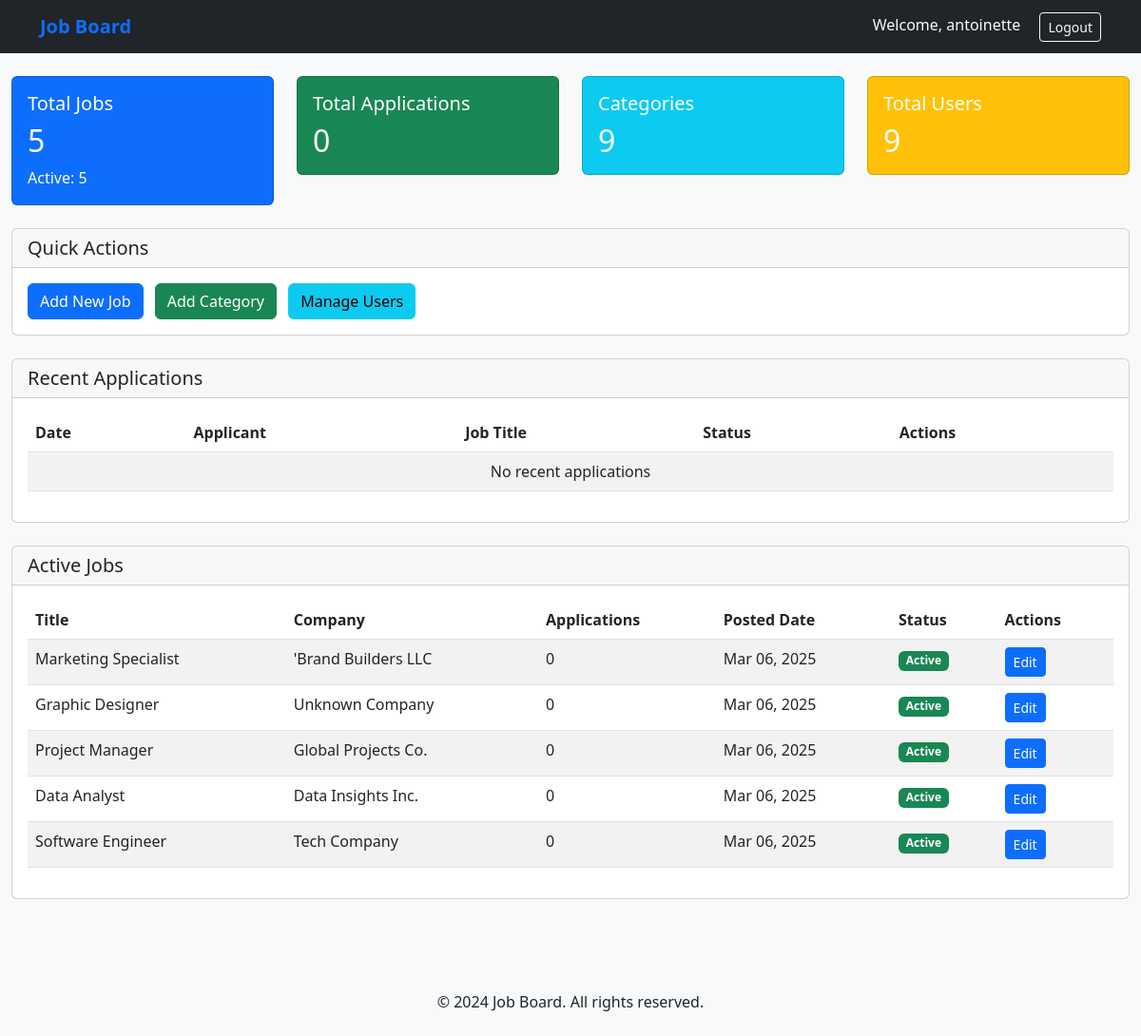
The page /admin-dashboard/ (signed in) on the database as committed earlier.
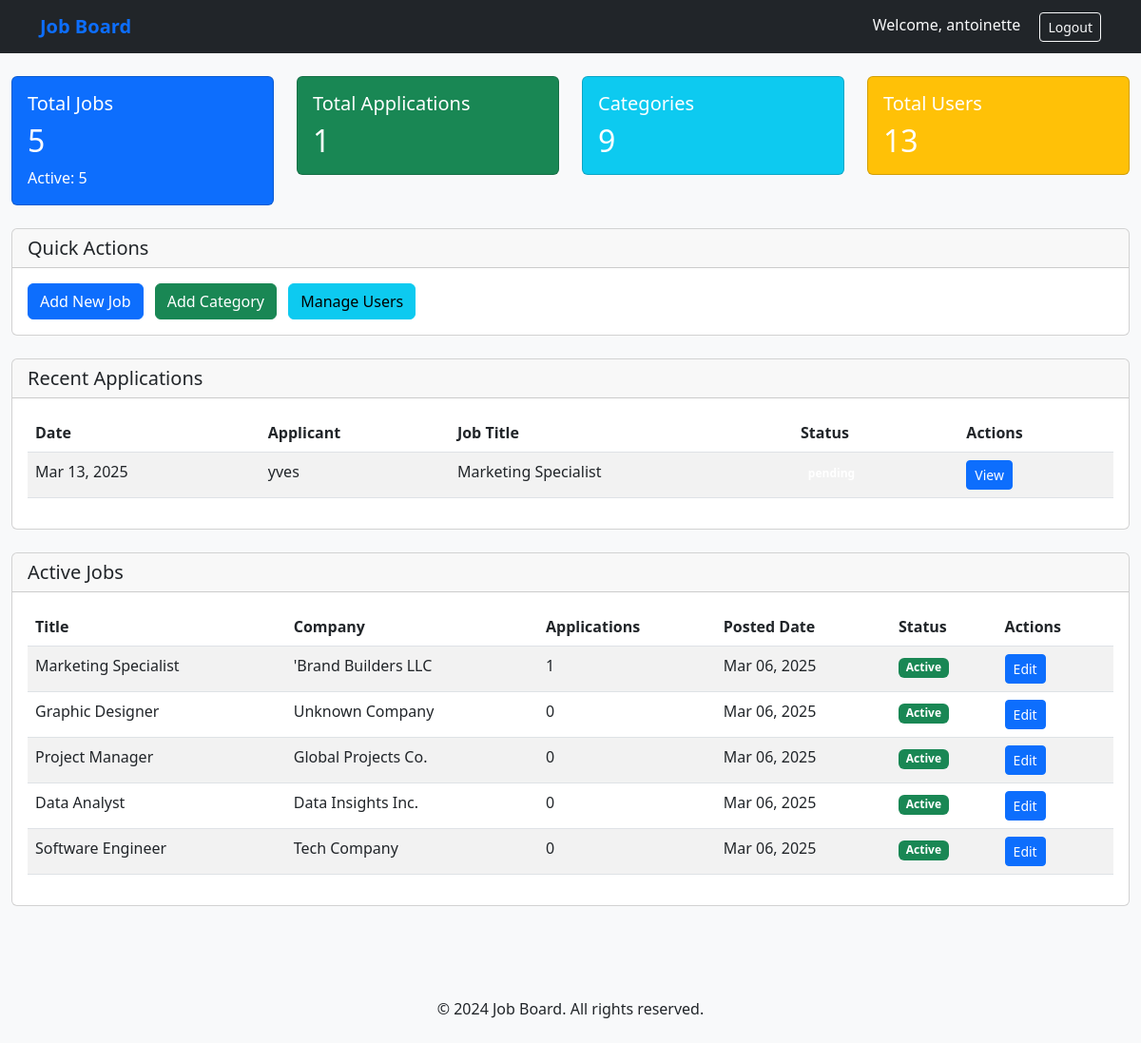
The same page on the database as committed later.
### jobs/models.py (models this page shows, shortened)
class Job(models.Model):
    LOCATION_CHOICES = [
        ('Remote', 'Remote - Work from anywhere'),
        ('On-site: New York, NY, USA', 'On-site: New York, NY, USA'),
        ('On-site: San Francisco, CA, USA', 'On-site: San Francisco, CA, USA'),
        ('On-site: Austin, TX, USA', 'On-site: Austin, TX, USA'),
        ('On-site: Chicago, IL, USA', 'On-site: Chicago, IL, USA'),
        ('Hybrid: San Francisco, CA, USA', 'Hybrid: San Francisco, CA, USA'),
        ('Hybrid: New York, NY, USA', 'Hybrid: New York, NY, USA'),
        ('On-site: Kigali, Rwanda', 'On-site: Kigali, Rwanda'),
        ('On-site: Nairobi, Kenya', 'On-site: Nairobi, Kenya'),
        ('On-site: Lagos, Nigeria', 'On-site: Lagos, Nigeria'),
        ('On-site: Accra, Ghana', 'On-site: Accra, Ghana'),
        ('Hybrid: Kigali, Rwanda', 'Hybrid: Kigali, Rwanda'),
        ('Hybrid: Nairobi, Kenya', 'Hybrid: Nairobi, Kenya'),
    ]
    title = models.CharField(max_length=200)
    description = models.TextField()
    company_name = models.CharField(max_length=200, default='Unknown Company')  # Set a default value
    location = models.CharField(max_length=100, choices=LOCATION_CHOICES, default='Remote')  # Set a default value
    employment_type = models.CharField(max_length=50, default='Full-time')  # Set a default value
    salary_range = models.CharField(max_length=100, blank=True)  # Optional
    application_deadline = models.DateField(default=datetime.date.today)  # Set a default value
    category = models.ForeignKey(Category, on_delete=models.CASCADE)
    created_at = models.DateTimeField(auto_now_add=True)
    is_available = models.BooleanField(default=True)  # Indicates if the job is still open for applications

class Application(models.Model):
    user = models.ForeignKey(User, on_delete=models.CASCADE)
    job = models.ForeignKey(Job, on_delete=models.CASCADE)
    first_name = models.CharField(max_length=100, null=True, blank=True)  # Made optional
    last_name = models.CharField(max_length=100, null=True, blank=True)   # Made optional
    email = models.EmailField(null=True, blank=True)                      # Made optional
    phone = models.CharField(max_length=20, null=True, blank=True)        # Made optional
    experience = models.CharField(max_length=20, null=True, blank=True)   # Made optional
    current_position = models.CharField(max_length=100, blank=True, null=True)
    expected_salary = models.DecimalField(max_digits=10, decimal_places=2, blank=True, null=True)
    resume = models.FileField(
        upload_to='resumes/',
        validators=[FileExtensionValidator(allowed_extensions=['pdf', 'doc', 'docx'])],
        null=True,
        blank=True
    )
    cover_letter = models.TextField(blank=True, null=True)
    linkedin_url = models.URLField(blank=True, null=True)
    portfolio_url = models.URLField(blank=True, null=True)
    status = models.CharField(
        max_length=20,
        choices=[
            ('pending', 'Pending'),
            ('reviewing', 'Reviewing'),
            ('accepted', 'Accepted'),
            ('rejected', 'Rejected')
        ],
        default='pending'
    )
    applied_at = models.DateTimeField(auto_now_add=True)
    updated_at = models.DateTimeField(auto_now=True)
    class Meta:
        ordering = ['-applied_at']

### jobs/views.py (the view)
# urls.py: path('admin-dashboard/', views.admin_dashboard, name='admin_dashboard'),
@login_required
def admin_dashboard(request):
    if not request.user.is_staff:
        messages.error(request, 'You do not have permission to access the admin dashboard')
        return redirect('home')
    total_jobs = Job.objects.count()
    active_jobs = Job.objects.filter(is_available=True).count()
    total_applications = Application.objects.count()
    recent_applications = Application.objects.order_by('-applied_at')[:10]
    categories = Category.objects.all()
    total_users = User.objects.count()
    active_jobs_list = Job.objects.filter(is_available=True).order_by('-created_at')[:10]
    context = {
        'total_jobs': total_jobs,
        'active_jobs': active_jobs,
        'total_applications': total_applications,
        'recent_applications': recent_applications,
        'categories': categories,
        'total_users': total_users,
        'active_jobs_list': active_jobs_list,
    }
    return render(request, 'jobs/dashboard/admin_dashboard.html', context)

### templates/jobs/dashboard/admin_dashboard.html (shortened to what this page needs)
{% extends 'jobs/base.html' %}
{% block content %}
<div class="container-fluid">
    <div class="row mb-4">
        <div class="col-md-3">
            <div class="card bg-primary text-white">
                <div class="card-body">
                    <h5 class="card-title">Total Jobs</h5>
                    <h2 class="card-text">{{ total_jobs }}</h2>
                    <p class="mb-0">Active: {{ active_jobs }}</p>
                </div>
            </div>
        </div>
        <div class="col-md-3">
            <div class="card bg-success text-white">
                <div class="card-body">
                    <h5 class="card-title">Total Applications</h5>
                    <h2 class="card-text">{{ total_applications }}</h2>
                </div>
            </div>
        </div>
        <div class="col-md-3">
            <div class="card bg-info text-white">
                <div class="card-body">
                    <h5 class="card-title">Categories</h5>
                    <h2 class="card-text">{{ categories.count }}</h2>
                </div>
            </div>
        </div>
        <div class="col-md-3">
            <div class="card bg-warning text-white">
                <div class="card-body">
                    <h5 class="card-title">Total Users</h5>
                    <h2 class="card-text">{{ total_users }}</h2>
                </div>
            </div>
        </div>
    </div>
    <div class="row mb-4">
        <div class="col-12">
            <div class="card">
                <div class="card-header">
                    <h5 class="mb-0">Quick Actions</h5>
                </div>
                <div class="card-body">
                    <a href="{% url 'admin:jobs_job_add' %}" class="btn btn-primary me-2">Add New Job</a>
                    <a href="{% url 'admin:jobs_category_add' %}" class="btn btn-success me-2">Add Category</a>
                    <a href="{% url 'admin:auth_user_changelist' %}" class="btn btn-info me-2">Manage Users</a>
                </div>
            </div>
        </div>
    </div>
    <div class="row mb-4">
        <div class="col-12">
            <div class="card">
                <div class="card-header">
                    <h5 class="mb-0">Recent Applications</h5>
                </div>
                <div class="card-body">
                    <div class="table-responsive">
                        <table class="table table-striped">
                            <thead>
                                <tr>
                                    <th>Date</th>
                                    <th>Applicant</th>
                                    <th>Job Title</th>
                                    <th>Status</th>
                                    <th>Actions</th>
                                </tr>
                            </thead>
                            <tbody>
                                {% for application in recent_applications %}
                                <tr>
                                    <td>{{ application.applied_at|date:"M d, Y" }}</td>
                                    <td>{{ application.user.username }}</td>
                                    <td>{{ application.job.title }}</td>
                                    <td>
                                        <span class="badge bg-{{ application.status|lower }}">
                                        </span>
                                    </td>
                                    <td>
                                        <a href="{% url 'admin:jobs_application_change' application.id %}"
                                           class="btn btn-sm btn-primary">View</a>
                                    </td>
                                </tr>
                                {% empty %}
                                <tr>
                                    <td colspan="5" class="text-center">No recent applications</td>
                                </tr>
                                {% endfor %}
                            </tbody>
                        </table>
                    </div>
                </div>
            </div>
        </div>
    </div>
    <div class="row">
        <div class="col-12">
            <div class="card">
                <div class="card-header">
                    <h5 class="mb-0">Active Jobs</h5>
                </div>
                <div class="card-body">
                    <div class="table-responsive">
                        <table class="table table-striped">
                            <thead>
                                <tr>
                                    <th>Title</th>
                                    <th>Company</th>
                                    <th>Applications</th>
                                    <th>Posted Date</th>
                                    <th>Status</th>
                                    <th>Actions</th>
                                </tr>
                            </thead>
                            <tbody>
                                {% for job in active_jobs_list %}
                                <tr>
                                    <td>{{ job.title }}</td>
                                    <td>{{ job.company_name }}</td>
                                    <td>{{ job.application_set.count }}</td>
                                    <td>{{ job.created_at|date:"M d, Y" }}</td>
                                    <td>
                                        {% if job.is_available %}
                                        <span class="badge bg-success">Active</span>
                                        {% else %}
                                        <span class="badge bg-danger">Inactive</span>
                                        {% endif %}
                                    </td>
                                    <td>
                                        <a href="{% url 'admin:jobs_job_change' job.id %}"
                                           class="btn btn-sm btn-primary">Edit</a>
                                    </td>
                                </tr>
                                {% empty %}
                                <tr>
                                    <td colspan="6" class="text-center">No active jobs</td>
                                </tr>
                                {% endfor %}
                            </tbody>
                        </table>
                    </div>
                </div>
            </div>
        </div>
    </div>
</div>
{% endblock %}

### templates/jobs/base.html (shortened to what this page needs)
<!DOCTYPE html>
<html lang="en">
<head>
    <link href="https://cdn.jsdelivr.net/npm/bootstrap@5.3.0/dist/css/bootstrap.min.css" rel="stylesheet">
</head>
<body>
    <nav class="navbar navbar-expand-lg navbar-dark bg-dark">
        <div class="container">
            <a class="navbar-brand" href="{% url 'home' %}">Job Board</a>
            {% if user.is_authenticated %}
                <div class="ms-auto">
                    <span class="navbar-text text-light me-3">Welcome, {{ user.username }}</span>
                    <a href="{% url 'logout' %}" class="btn btn-outline-light btn-sm">Logout</a>
                </div>
            {% endif %}
        </div>
    </nav>
    <main class="py-4">
        {% block content %}{% endblock %}
    </main>
    <footer class="bg-light py-4 mt-5">
        <div class="container text-center">
            <p class="mb-0">&copy; 2024 Job Board. All rights reserved.</p>
        </div>
    </footer>
</body>
</html>

### templates/jobs/base.html (style rules this page uses)
body { background-color: #f8f9fa; }
.navbar-brand { font-weight: bold; color: #0d6efd !important; }

Rows that differ between the two databases and show on the page:
added Application: applied_at "Mar 13, 2025", user.username "yves", job "Marketing Specialist"
computed for Job "Marketing Specialist": application_set.count "0" → "1"
Other text that changed with them:
{{ total_applications }}: "0" → "1"
{{ total_users }}: "9" → "13"
text no longer shown: "No recent applications"
